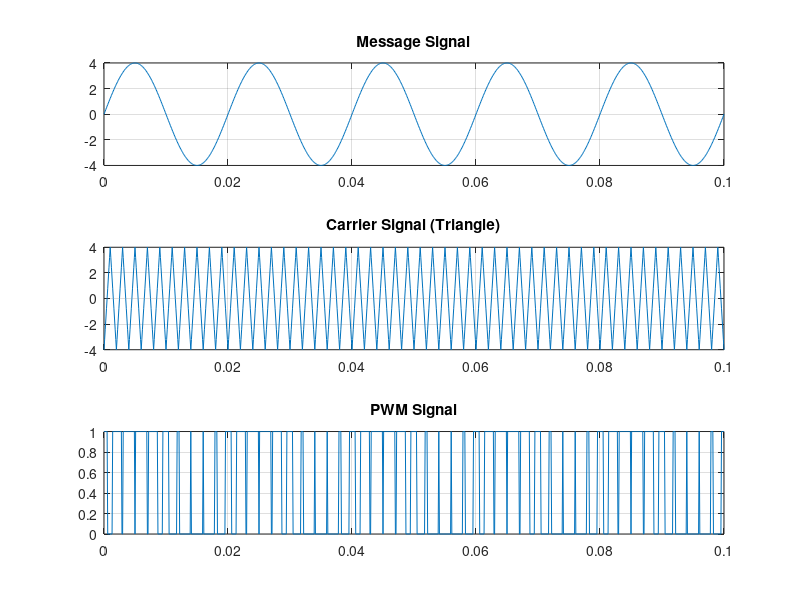

Write MATLAB code to recreate this figure.
% Pulse Width Modulation;
a=4;
fs=10000;
t= 0:(1/fs):0.1;
f = 50;
msg_signal = a*sin(2*pi*f*t);

% Now time for PWM;
fc = 500;
carrier = a*sawtooth(2*pi*fc*t,0.5);  % Due to this it will become triangle.

pwm = msg_signal>carrier;

subplot(3,1,1);
plot(t, msg_signal);
title('Message Signal');
grid on;

subplot(3,1,2);
plot(t, carrier);
title('Carrier Signal (Triangle)');
grid on;

subplot(3,1,3);
plot(t, pwm);
title('PWM Signal');
grid on;
